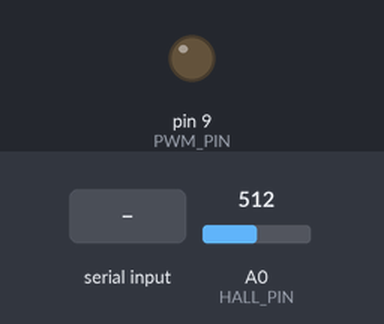
The sketch below on a simulated Arduino Uno, built with avr-gcc and run on an emulated ATmega328P. Parts: output pins drawn as LEDs (lit = HIGH). The test bench sets the inputs (shaded band); at power-on: A0 (HALL_PIN) = 512. What the sketch prints to the serial monitor is not drawn.

Above: at 1.2 s.
1.3 s: "C" received over Serial
At 2.74 s:
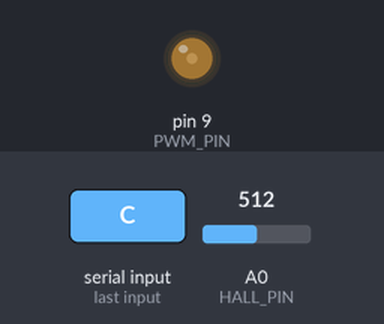
At 4.0 s:
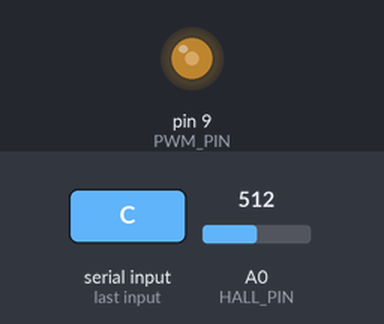
Timing chart, 0 to 9.0 s (numbered marks = the images above; inputs shaded):
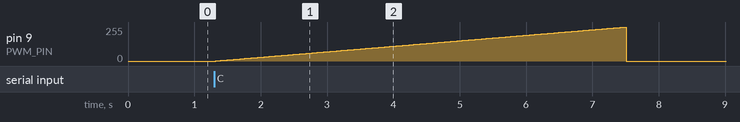

The sketch:

table_builder.ino
```cpp
// ════════════════════════════════════════════════════════════════════════════
//  table_builder.ino  —  Lavitator Interference Calibrator
//  Runs the coil from 0 to 511 duty (9-bit) and maps how much the coil's
//  own magnetic field affects the Hall sensor.
//  OUTPUT: A ready-to-paste C++ array.
// ════════════════════════════════════════════════════════════════════════════

#include <avr/io.h>

#define HALL_PIN   A0
#define PWM_PIN     9

void setup() {
  Serial.begin(115200);

  // Setup PWM (9-bit, 31kHz)
  pinMode(PWM_PIN, OUTPUT);
  TCCR1A = _BV(COM1A1) | _BV(WGM11);
  TCCR1B = _BV(WGM13) | _BV(WGM12) | _BV(CS10);
  ICR1   = 511;
  OCR1A  = 0;

  // Fast ADC
  pinMode(HALL_PIN, INPUT);
#if defined(__AVR_ATmega328P__) || defined(__AVR_ATmega168__)
  ADCSRA = (ADCSRA & 0xF8) | 0x04;
#endif

  Serial.println(F("\n\n# ────────────────────────────────────────────"));
  Serial.println(F("# CALIBRATING ELECTROMAGNET INTERFERENCE"));
  Serial.println(F("# 1. REMOVE THE BALL completely."));
  Serial.println(F("# 2. Send 'C' in Serial Monitor to begin."));
  Serial.println(F("# ────────────────────────────────────────────"));
}

void loop() {
  if (Serial.available() > 0) {
    char c = Serial.read();
    if (c == 'C' || c == 'c') {
      runCalibration();
    }
  }
}

void runCalibration() {
  Serial.println(F("# Calibrating... (takes ~5 seconds)"));

  int offsetTable[256];

  // Ramp PWM in 256 steps (0 to 511, by 2s)
  for (int step = 0; step < 256; step++) {
    int pwmDuty = step * 2;
    OCR1A = pwmDuty;

    delay(20); // Let magnetic field settle

    // Average 64 readings
    long sum = 0;
    for (int i = 0; i < 64; i++) {
      sum += analogRead(HALL_PIN);
      delayMicroseconds(50);
    }

    offsetTable[step] = sum / 64;
  }

  OCR1A = 0; // Turn coil off

  // Print the array for copy-pasting
  Serial.println(F("\n// Copy this block into maglev_simple.ino:"));
  Serial.println(F("static const int offsetTable[256] = {"));

  for (int i = 0; i < 256; i++) {
    if (i % 10 == 0) {
      Serial.print(F("  "));
    }
    Serial.print(offsetTable[i]);
    if (i < 255) Serial.print(F(","));
    else         Serial.print(F(" "));

    if (i % 10 == 9 || i == 255) {
      Serial.println();
    }
  }
  Serial.println(F("};"));
  Serial.println(F("\n# Done! Copy the block above."));
}
```

Measured:
- after the input at 1.3 s, pin 9 (PWM_PIN): rises from 0/255 to 255/255 in 6.2 s, then falls to 0/255 in 0.02 s
